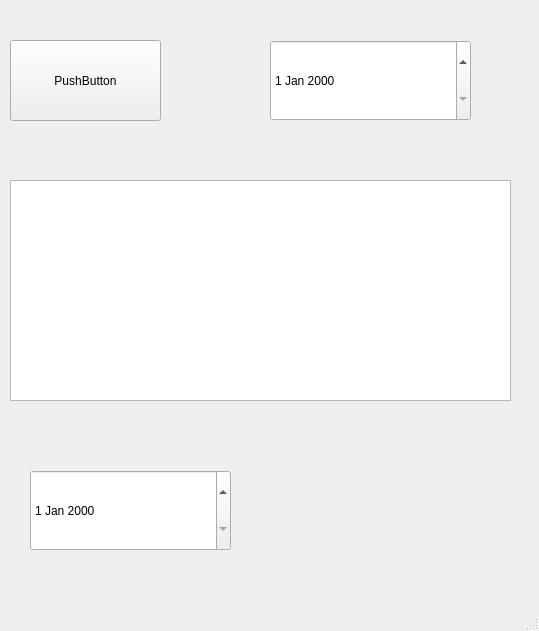
<?xml version="1.0" encoding="UTF-8"?>
<ui version="4.0">
 <class>MainWindow</class>
 <widget class="QMainWindow" name="MainWindow">
  <property name="geometry">
   <rect>
    <x>0</x>
    <y>0</y>
    <width>539</width>
    <height>631</height>
   </rect>
  </property>
  <property name="sizePolicy">
   <sizepolicy hsizetype="Preferred" vsizetype="Preferred">
    <horstretch>0</horstretch>
    <verstretch>0</verstretch>
   </sizepolicy>
  </property>
  <property name="minimumSize">
   <size>
    <width>0</width>
    <height>0</height>
   </size>
  </property>
  <property name="maximumSize">
   <size>
    <width>16777215</width>
    <height>16777215</height>
   </size>
  </property>
  <property name="cursor">
   <cursorShape>IBeamCursor</cursorShape>
  </property>
  <property name="windowTitle">
   <string>MainWindow</string>
  </property>
  <widget class="QWidget" name="centralwidget">
   <widget class="QPushButton" name="pushButton">
    <property name="enabled">
     <bool>true</bool>
    </property>
    <property name="geometry">
     <rect>
      <x>10</x>
      <y>40</y>
      <width>151</width>
      <height>81</height>
     </rect>
    </property>
    <property name="sizePolicy">
     <sizepolicy hsizetype="Preferred" vsizetype="Preferred">
      <horstretch>0</horstretch>
      <verstretch>0</verstretch>
     </sizepolicy>
    </property>
    <property name="text">
     <string>PushButton</string>
    </property>
   </widget>
   <widget class="QDateEdit" name="dateEdit">
    <property name="geometry">
     <rect>
      <x>30</x>
      <y>470</y>
      <width>201</width>
      <height>81</height>
     </rect>
    </property>
   </widget>
   <widget class="QListView" name="listView">
    <property name="geometry">
     <rect>
      <x>10</x>
      <y>180</y>
      <width>501</width>
      <height>221</height>
     </rect>
    </property>
   </widget>
   <widget class="QDateEdit" name="dateEdit_2">
    <property name="geometry">
     <rect>
      <x>270</x>
      <y>40</y>
      <width>201</width>
      <height>81</height>
     </rect>
    </property>
   </widget>
  </widget>
  <widget class="QStatusBar" name="statusbar"/>
 </widget>
 <resources/>
 <connections/>
</ui>
